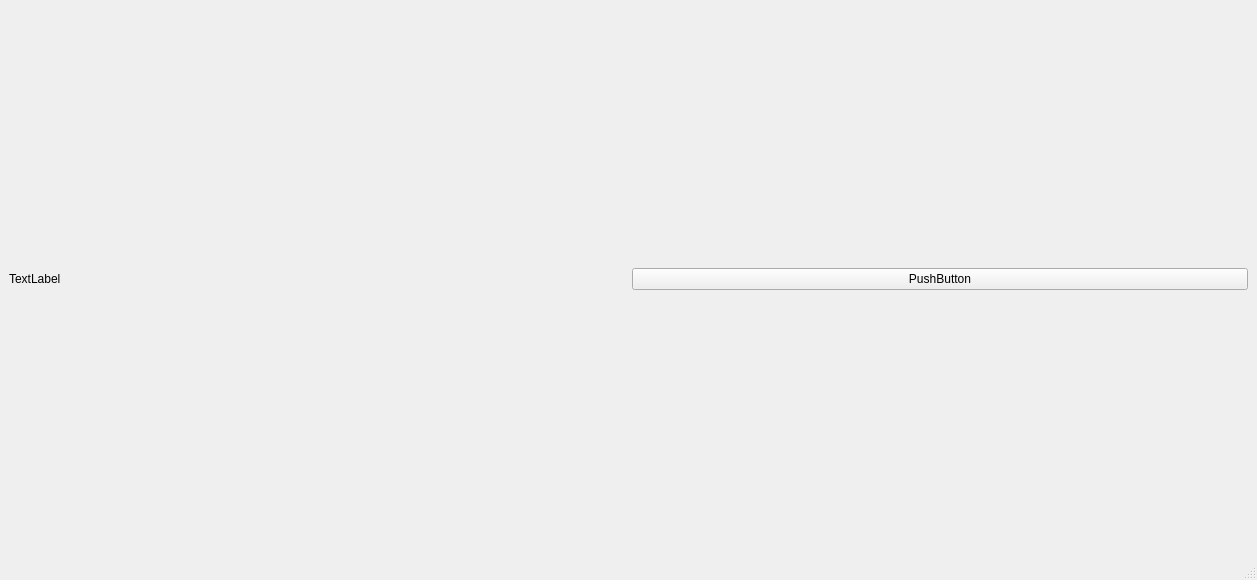
<?xml version="1.0" encoding="UTF-8"?>
<ui version="4.0">
 <class>MainWindow</class>
 <widget class="QMainWindow" name="MainWindow">
  <property name="geometry">
   <rect>
    <x>0</x>
    <y>0</y>
    <width>1257</width>
    <height>580</height>
   </rect>
  </property>
  <property name="windowTitle">
   <string>MainWindow</string>
  </property>
  <widget class="QWidget" name="centralwidget">
   <layout class="QHBoxLayout" name="horizontalLayout">
    <item>
     <widget class="QLabel" name="label">
      <property name="text">
       <string>TextLabel</string>
      </property>
     </widget>
    </item>
    <item>
     <widget class="QPushButton" name="pushButton">
      <property name="text">
       <string>PushButton</string>
      </property>
     </widget>
    </item>
   </layout>
  </widget>
  <widget class="QMenuBar" name="menubar">
   <property name="geometry">
    <rect>
     <x>0</x>
     <y>0</y>
     <width>1257</width>
     <height>25</height>
    </rect>
   </property>
  </widget>
  <widget class="QStatusBar" name="statusbar"/>
 </widget>
 <resources/>
 <connections/>
</ui>
